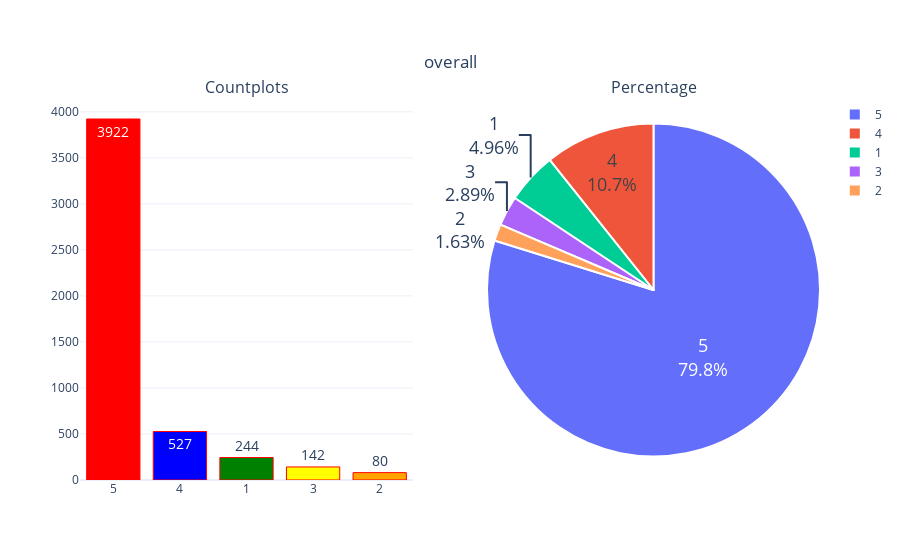

Notebook cell for this chart:
### Code cell
colors = ['red', 'blue', 'green', 'yellow', 'orange']
def catagorical_variable_summary(df, column_name):
    fig = make_subplots(rows=1, cols=2,
                        subplot_titles=('Countplots', 'Percentage'), 
                        specs=[[{"type": "xy"}, {"type": "domain"}]])
    
    # Add the Bar chart
    fig.add_trace(go.Bar(
        y=df[column_name].value_counts().values.tolist(),
        x=[str(i) for i in df[column_name].value_counts().index],
        text=df[column_name].value_counts().values.tolist(),
        textfont=dict(size=14),
        name=column_name,
        textposition='auto',
        showlegend=False,
        marker=dict(color=colors,  # Use 'colors' variable here
                    line=dict(color='red', width=1))
    ), row=1, col=1)
    
    # Add the Pie chart
    fig.add_trace(go.Pie(
        labels=df[column_name].value_counts().keys(),
        values=df[column_name].value_counts().values,
        textfont=dict(size=18),
        name=column_name,
        textinfo='percent+label',
        showlegend=True,
        marker=dict(line=dict(color='white', width=2))
    ), row=1, col=2)
    
    fig.update_layout(title={'text': column_name,
                             'y': 0.9,
                             'x': 0.5,
                             'xanchor': 'center',
                             'yanchor': 'top'},
                      template='plotly_white')
    
    # Use the 'show' method to display the figure
    fig.show()

# Now you can call your function
catagorical_variable_summary(df, 'overall')

### Figure 1 — Plotly figure (JSON) as saved in the notebook; plotly's stock layout.template omitted (floating-point values rounded to 4 significant figures)
{"data": [{"marker": {"color": ["red", "blue", "green", "yellow", "orange"], "line": {"color": "red", "width": 1}}, "name": "overall", "showlegend": false, "text": ["3922", "527", "244", "142", "80"], "textfont": {"size": 14}, "textposition": "auto", "type": "bar", "x": ["5", "4", "1", "3", "2"], "xaxis": "x", "y": [3922, 527, 244, 142, 80], "yaxis": "y"}, {"domain": {"x": [0.55, 1], "y": [0, 1]}, "labels": [5, 4, 1, 3, 2], "marker": {"line": {"color": "white", "width": 2}}, "name": "overall", "showlegend": true, "textfont": {"size": 18}, "textinfo": "percent+label", "type": "pie", "values": [3922, 527, 244, 142, 80]}], "layout": {"annotations": [{"font": {"size": 16}, "showarrow": false, "text": "Countplots", "x": 0.225, "xanchor": "center", "xref": "paper", "y": 1, "yanchor": "bottom", "yref": "paper"}, {"font": {"size": 16}, "showarrow": false, "text": "Percentage", "x": 0.775, "xanchor": "center", "xref": "paper", "y": 1, "yanchor": "bottom", "yref": "paper"}], "title": {"text": "overall", "x": 0.5, "xanchor": "center", "y": 0.9, "yanchor": "top"}, "xaxis": {"anchor": "y", "domain": [0, 0.45]}, "yaxis": {"anchor": "x", "domain": [0, 1]}}}
